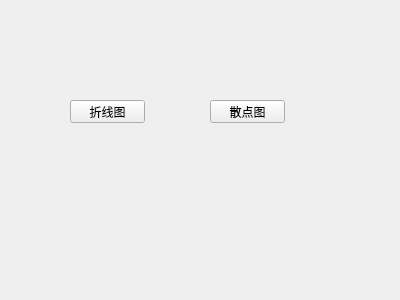
<?xml version="1.0" encoding="UTF-8"?>
<ui version="4.0">
 <class>chartviewall</class>
 <widget class="QWidget" name="chartviewall">
  <property name="geometry">
   <rect>
    <x>0</x>
    <y>0</y>
    <width>400</width>
    <height>300</height>
   </rect>
  </property>
  <property name="windowTitle">
   <string>chartviewall</string>
  </property>
  <widget class="QPushButton" name="lineseriseView">
   <property name="geometry">
    <rect>
     <x>70</x>
     <y>100</y>
     <width>75</width>
     <height>23</height>
    </rect>
   </property>
   <property name="text">
    <string>折线图</string>
   </property>
  </widget>
  <widget class="QPushButton" name="scatchar">
   <property name="geometry">
    <rect>
     <x>210</x>
     <y>100</y>
     <width>75</width>
     <height>23</height>
    </rect>
   </property>
   <property name="text">
    <string>散点图</string>
   </property>
  </widget>
 </widget>
 <layoutdefault spacing="6" margin="11"/>
 <resources/>
 <connections/>
</ui>
